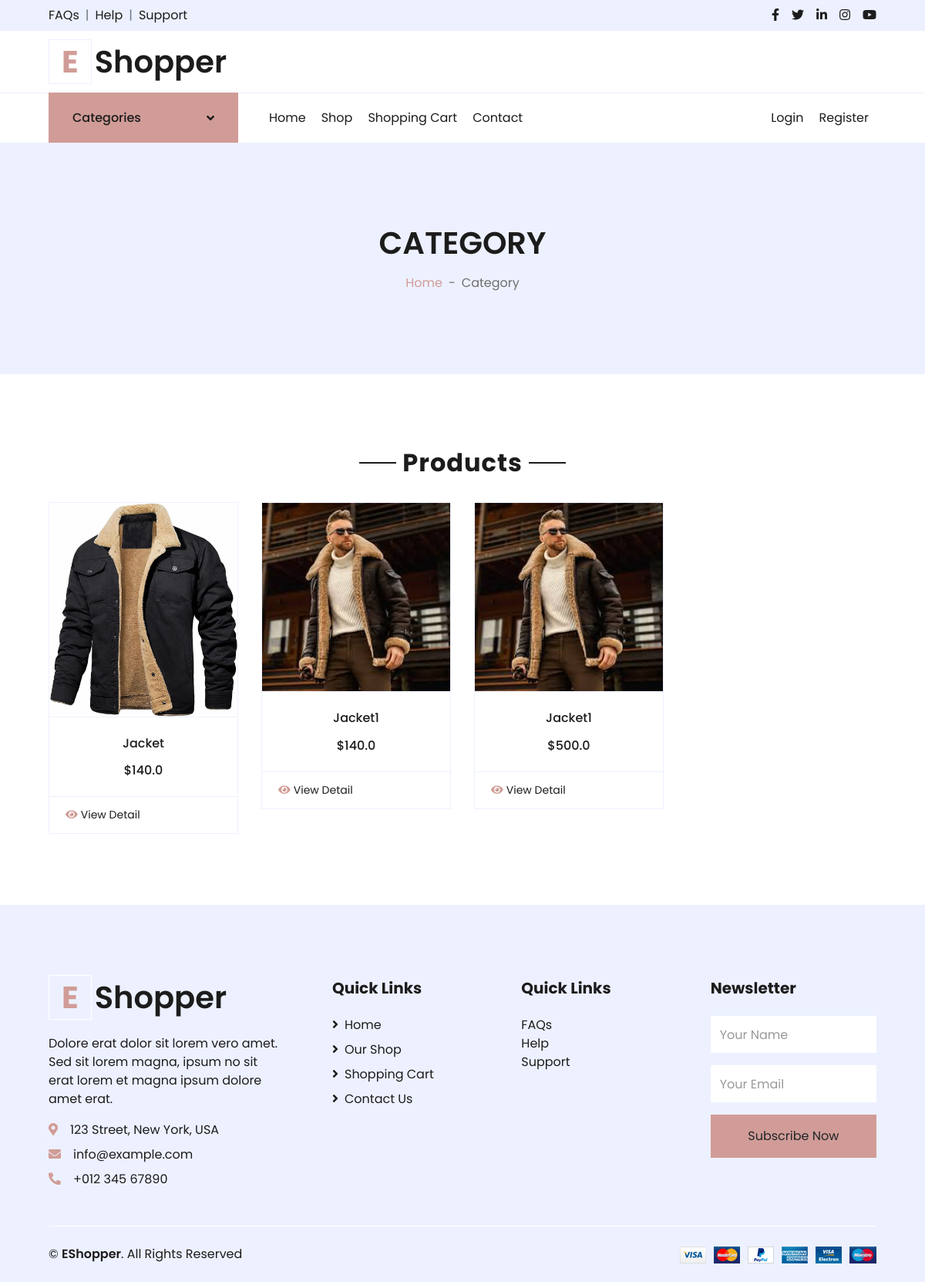
Page /category/2 on the committed database.
### products/models.py (models this page shows, shortened)
class ProductModel(models.Model):
    product_title = models.CharField(max_length=50)
    product_category = models.ForeignKey(CategoryModel, on_delete=models.CASCADE)
    product_description = models.TextField()
    product_count = models.IntegerField()
    product_price = models.FloatField()
    product_image = models.FileField(upload_to='product_images')
    product_created_at = models.DateTimeField(auto_now_add=True)
    class Meta:
        verbose_name = 'Product'
        verbose_name_plural = 'Products'

### products/views.py (the view)
# urls.py: path('category/<int:pk>', category_page),
def category_page(request, pk):
    categories = CategoryModel.objects.all()
    category = CategoryModel.objects.get(id=pk)
    current_products = ProductModel.objects.filter(product_category=category)
    context = {'product': current_products, 'categories': categories}
    return render(request, template_name='category.html', context=context)

### templates/category.html (shortened to what this page needs)
<!DOCTYPE html>
<html lang="en">
<head>
    {% load static %}
    <link href="https://cdnjs.cloudflare.com/ajax/libs/font-awesome/5.10.0/css/all.min.css" rel="stylesheet">
    <link href="{% static 'lib/owlcarousel/assets/owl.carousel.min.css' %}" rel="stylesheet">
    <link href="{% static 'css/style.css' %}" rel="stylesheet">
</head>
<body>
    <div class="container-fluid">
        <div class="row bg-secondary py-2 px-xl-5">
            <div class="col-lg-6 d-none d-lg-block">
                <div class="d-inline-flex align-items-center">
                    <a class="text-dark" href="">FAQs</a>
                    <span class="text-muted px-2">|</span>
                    <a class="text-dark" href="{% url 'contact' %}">Help</a>
                    <span class="text-muted px-2">|</span>
                    <a class="text-dark" href="{% url 'contact' %}">Support</a>
                </div>
            </div>
            <div class="col-lg-6 text-center text-lg-right">
                <div class="d-inline-flex align-items-center">
                    <a class="text-dark px-2" href="">
                        <i class="fab fa-facebook-f"></i>
                    </a>
                    <a class="text-dark px-2" href="">
                        <i class="fab fa-twitter"></i>
                    </a>
                    <a class="text-dark px-2" href="">
                        <i class="fab fa-linkedin-in"></i>
                    </a>
                    <a class="text-dark px-2" href="">
                        <i class="fab fa-instagram"></i>
                    </a>
                    <a class="text-dark pl-2" href="">
                        <i class="fab fa-youtube"></i>
                    </a>
                </div>
            </div>
        </div>
        <div class="row align-items-center py-3 px-xl-5">
            <div class="col-lg-3 d-none d-lg-block">
                <a href="/" class="text-decoration-none">
                    <h1 class="m-0 display-5 font-weight-semi-bold"><span class="text-primary font-weight-bold border px-3 mr-1">E</span>Shopper</h1>
                </a>
            </div>
        </div>
    </div>
    <div class="container-fluid">
        <div class="row border-top px-xl-5">
            <div class="col-lg-3 d-none d-lg-block">
                <a class="btn shadow-none d-flex align-items-center justify-content-between bg-primary text-white w-100" data-toggle="collapse" href="#navbar-vertical" style="height: 65px; margin-top: -1px; padding: 0 30px;">
                    <h6 class="m-0">Categories</h6>
                    <i class="fa fa-angle-down text-dark"></i>
                </a>
            </div>
            <div class="col-lg-9">
                <nav class="navbar navbar-expand-lg bg-light navbar-light py-3 py-lg-0 px-0">
                    <div class="collapse navbar-collapse justify-content-between" id="navbarCollapse">
                        <div class="navbar-nav mr-auto py-0">
                            <a href="{% url 'index' %}" class="nav-item nav-link">Home</a>
                            <a href="{% url 'shop' %}" class="nav-item nav-link">Shop</a>
                            <a href="{% url 'cart' %}" class="nav-item nav-link">Shopping Cart</a>
                            <a href="{% url 'contact' %}" class="nav-item nav-link">Contact</a>
                        </div>
                        <div class="navbar-nav ml-auto py-0">
                            {% if user.is_authenticated %}
                                <a href="/logout" class="nav-item nav-link">Logout "{{ user.username }}"</a>
                            {% else  %}
                                <a href="{% url 'login' %}" class="nav-item nav-link">Login</a>
                            {% endif %}
                            <a href="{% url 'register' %}" class="nav-item nav-link">Register</a>
                        </div>
                    </div>
                </nav>
            </div>
        </div>
    </div>
    <div class="container-fluid bg-secondary mb-5">
        <div class="d-flex flex-column align-items-center justify-content-center" style="min-height: 300px">
            <h1 class="font-weight-semi-bold text-uppercase mb-3">Category</h1>
            <div class="d-inline-flex">
                <p class="m-0"><a href="{% url 'index' %}">Home</a></p>
                <p class="m-0 px-2">-</p>
                <p class="m-0">Category</p>
            </div>
        </div>
    </div>
    <div class="container-fluid pt-5">
        <div class="text-center mb-4">
            <h2 class="section-title px-5"><span class="px-2">Products</span></h2>
        </div>
        <div class="row px-xl-5 pb-3">
            {% for i in product %}
            <div class="col-lg-3 col-md-6 col-sm-12 pb-1">
                <div class="card product-item border-0 mb-4">
                    <div class="card-header product-img position-relative overflow-hidden bg-transparent border p-0">
                        <img class="img-fluid w-100" src="{{ i.product_image.url }}" alt="">
                    </div>
                    <div class="card-body border-left border-right text-center p-0 pt-4 pb-3">
                        <h6 class="text-truncate mb-3">{{ i.product_title }}</h6>
                        <div class="d-flex justify-content-center">
                            <h6>${{ i.product_price }}</h6>
                        </div>
                    </div>
                    <div class="card-footer d-flex justify-content-between bg-light border">
                        <a href="/detail/{{ i.id }}" class="btn btn-sm text-dark p-0"><i class="fas fa-eye text-primary mr-1"></i>View Detail</a>
                    </div>
                </div>
            </div>
            {% endfor %}
        </div>
    </div>
    <div class="container-fluid bg-secondary text-dark mt-5 pt-5">
        <div class="row px-xl-5 pt-5">
            <div class="col-lg-4 col-md-12 mb-5 pr-3 pr-xl-5">
                <a href="" class="text-decoration-none">
                    <h1 class="mb-4 display-5 font-weight-semi-bold"><span class="text-primary font-weight-bold border border-white px-3 mr-1">E</span>Shopper</h1>
                </a>
                <p>Dolore erat dolor sit lorem vero amet. Sed sit lorem magna, ipsum no sit erat lorem et magna ipsum dolore amet erat.</p>
                <p class="mb-2"><i class="fa fa-map-marker-alt text-primary mr-3"></i>123 Street, New York, USA</p>
                <p class="mb-2"><i class="fa fa-envelope text-primary mr-3"></i>info@example.com</p>
                <p class="mb-0"><i class="fa fa-phone-alt text-primary mr-3"></i>+012 345 67890</p>
            </div>
            <div class="col-lg-8 col-md-12">
                <div class="row">
                    <div class="col-md-4 mb-5">
                        <h5 class="font-weight-bold text-dark mb-4">Quick Links</h5>
                        <div class="d-flex flex-column justify-content-start">
                            <a class="text-dark mb-2" href="{% url 'index' %}"><i class="fa fa-angle-right mr-2"></i>Home</a>
                            <a class="text-dark mb-2" href="{% url 'shop' %}"><i class="fa fa-angle-right mr-2"></i>Our Shop</a>
                            <a class="text-dark mb-2" href="{% url 'cart' %}"><i class="fa fa-angle-right mr-2"></i>Shopping Cart</a>
                            <a class="text-dark" href="{% url 'contact' %}"><i class="fa fa-angle-right mr-2"></i>Contact Us</a>
                        </div>
                    </div>
                    <div class="col-md-4 mb-5">
                        <h5 class="font-weight-bold text-dark mb-4">Quick Links</h5>
                        <div class="d-flex flex-column justify-content-start">
                            <a class="text-dark" href="">FAQs</a>
                            <a class="text-dark" href="{% url 'contact' %}">Help</a>
                            <a class="text-dark" href="{% url 'contact' %}">Support</a>
                        </div>
                    </div>
                    <div class="col-md-4 mb-5">
                        <h5 class="font-weight-bold text-dark mb-4">Newsletter</h5>
                        <form action="">
                            <div class="form-group">
                                <input type="text" class="form-control border-0 py-4" placeholder="Your Name" required="required" />
                            </div>
                            <div class="form-group">
                                <input type="email" class="form-control border-0 py-4" placeholder="Your Email"
                                    required="required" />
                            </div>
                            <div>
                                <button class="btn btn-primary btn-block border-0 py-3" type="submit">Subscribe Now</button>
                            </div>
                        </form>
                    </div>
                </div>
            </div>
        </div>
        <div class="row border-top border-light mx-xl-5 py-4">
            <div class="col-md-6 px-xl-0">
                <p class="mb-md-0 text-center text-md-left text-dark">
                    &copy; <a class="text-dark font-weight-semi-bold" href="{% url 'index' %}">EShopper</a>. All Rights Reserved
                </p>
            </div>
            <div class="col-md-6 px-xl-0 text-center text-md-right">
                <img class="img-fluid" src="{% static 'img/payments.png' %}" alt="">
            </div>
        </div>
    </div>
</body>
</html>

### rows in the picture
ProductModel: product_image (picture), product_title "Jacket", product_price "140.0"
ProductModel: product_image (picture), product_title "Jacket1", product_price "140.0"
ProductModel: product_image (picture), product_title "Jacket1", product_price "500.0"
